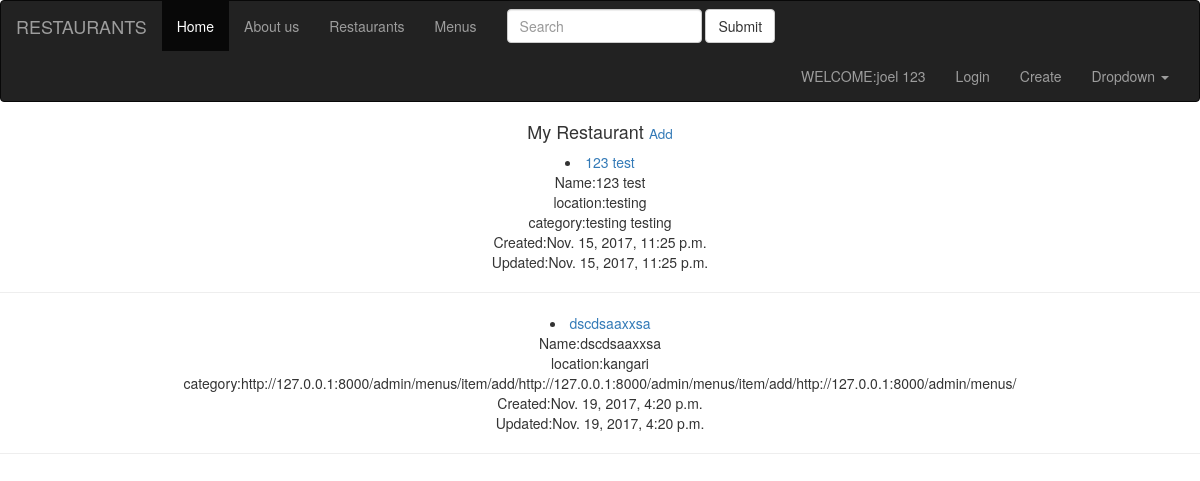
/restaurants/restaurants/ (signed in), run on an earlier commit of the app's database.
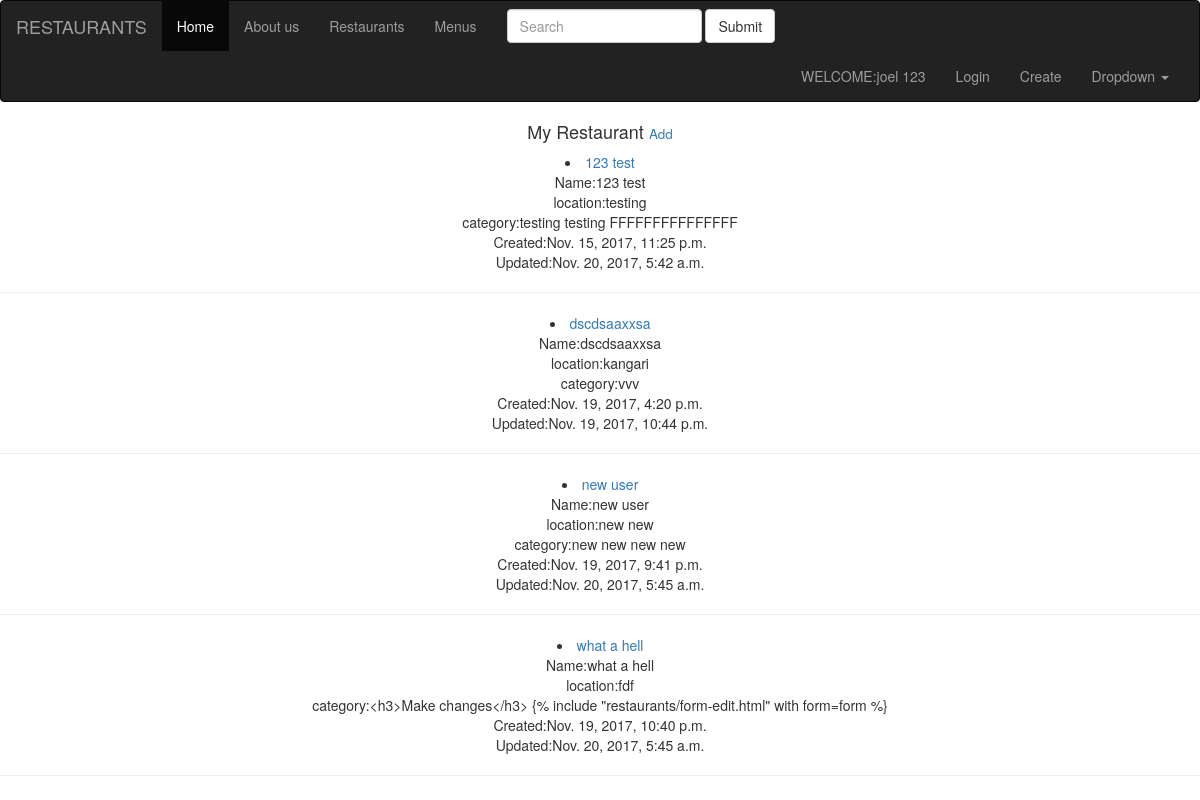
And on a later commit of the database.
### accounts/models.py (models this page shows, shortened)
class User(AbstractBaseUser):
    email     =     models.EmailField(max_length=255,unique=True)
    full_name =     models.CharField(max_length=255)
    active    =     models.BooleanField(default=True) # can login or not
    staff     =     models.BooleanField(default=False) # staff user non super user
    admin     =     models.BooleanField(default=False) #super user
    timestamp =     models.DateTimeField(auto_now_add=True)
    USERNAME_FIELD = 'email'
    REQUIRED_FIELDS = ['full_name']
    objects = UserManager()
    USERNAME_FIELD = 'email'
    @property
    def is_active(self):
        return self.active

### restaurants/models.py (models this page shows, shortened)
class RestaurantLocation(models.Model):
    owner     =      models.ForeignKey(User)
    name      =      models.CharField(max_length=120)
    location  =      models.CharField(max_length=120,blank=True, null=True)
    category  =      models.CharField(max_length=120,blank=False, null=True)
    timestamp =      models.DateTimeField(auto_now_add=True)  #when it was created/ added
    updated   =      models.DateTimeField(auto_now=True) #when it was updated/changed
    slug      =      models.SlugField(unique=True,blank=True, null=True)
    def __str__(self):
        return self.name
    def get_absolute_url(self):
        return reverse('Restaurant:restaurant-detail', kwargs={'slug': self.slug})

### restaurants/views.py (the view)
class RestaurantListView(LoginRequiredMixin,ListView):
    template_name = 'restaurants/list.html'
    def get_queryset(self):
        return RestaurantLocation.objects.filter(owner=self.request.user)

### restaurants/templates/restaurants/list.html
{% extends "restaurants/base.html" %}
        {% block content %}
        <h4 style="text-align:center;">My Restaurant <small><a href="{% url "Restaurant:restaurants-create" %}">Add </a></small> </h4>
        <div style="text-align:center;">
        {% for obj in object_list %}
        <li><a href="{{ obj.get_absolute_url }}">{{ obj }}</a></li>
       Name:{{ obj.name }} <br>   location:{{ obj.location }} <br> category:{{ obj.category }}  <br> Created:{{ obj.timestamp }} <br> Updated:{{ obj.updated }}
        <hr>
        {% empty %}
        <li><a href="{% url "Restaurant:restaurants-create" %}">Add One</a></li>
        {% endfor %}
      </div>
      {% endblock content %}

### restaurants/templates/restaurants/base.html (shortened to what this page needs)
{% load staticfiles %}
<!DOCTYPE html>
<html lang="en">
<head>
        <link href="{% static "css/bootstrap.min.css" %}" rel="stylesheet">
        <link href="{% static "css/base.css" %}" rel="stylesheet">
</head>
<body>
        <nav class="navbar navbar-inverse">
                <div class="container-fluid">
                  <div class="navbar-header">
                    <a class="navbar-brand" href="#">RESTAURANTS</a>
                  </div>
                  <div class="collapse navbar-collapse" id="bs-example-navbar-collapse-1">
                    <ul class="nav navbar-nav">
                      <li class="active"><a href="{% url 'Restaurant:home' %}">Home <span class="sr-only">(current)</span></a></li>
                      <li><a href="{% url 'Restaurant:about' %}">About us</a></li>
                     {% if request.user.is_authenticated %}
                      <li><a href="{% url 'Restaurant:list' %}">Restaurants</a></li>
                      <li><a href="{% url 'Menus:list' %}">Menus</a></li>
                      {% endif%}
                    </ul>
                    <form class="navbar-form navbar-left">
                      <div class="form-group">
                        <input type="text" class="form-control" placeholder="Search">
                      </div>
                      <button type="submit" class="btn btn-default">Submit</button>
                    </form>
                    <ul class="nav navbar-nav navbar-right">
                    <li><a href="#">WELCOME:{{request.user.full_name}}</a></li>
                      <li><a href="{% url 'Accounts:login' %}">Login</a></li>
                      <li><a href="{% url 'Restaurant:restaurants-create' %}">Create</a></li>
                      <li class="dropdown">
                        <a href="#" class="dropdown-toggle" data-toggle="dropdown" role="button" aria-haspopup="true" aria-expanded="false">Dropdown <span class="caret"></span></a>
                      </li>
                    </ul>
                  </div>
                </div>
              </nav>
    {% block content %}
    {% endblock content %}
</body>
</html>

What changed in the data, as far as the page shows it:
changed RestaurantLocation "123 test": category "testing testing" → "testing testing FFFFFFFFFFFFFFF"; updated "Nov. 15, 2017, 11:25 p.m." → "Nov. 20, 2017, 5:42 a.m."
changed RestaurantLocation "dscdsaaxxsa": category "http://127.0.0.1:8000/admin/menus/item/add/http://127.0.0.1:8000/admin/menus/item/add/http://127.0.0.1:8000/admin/menus/" → "vvv"; updated "Nov. 19, 2017, 4:20 p.m." → "Nov. 19, 2017, 10:44 p.m."
added RestaurantLocation: name "new user", location "new new", category "new new new new", timestamp "Nov. 19, 2017, 9:41 p.m.", updated "Nov. 20, 2017, 5:45 a.m."
added RestaurantLocation: name "what a hell", location "fdf", category "<h3>Make changes</h3> {% include \"restaurants/form-edit.html\" with form=form %}", timestamp "Nov. 19, 2017, 10:40 p.m.", updated "Nov. 20, 2017, 5:45 a.m."
